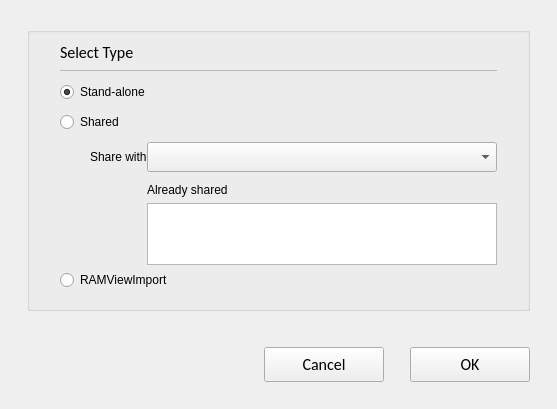
<?xml version="1.0" encoding="UTF-8"?>
<ui version="4.0">
 <class>C_SdNdeDpSelectorAddWidget</class>
 <widget class="QWidget" name="C_SdNdeDpSelectorAddWidget">
  <property name="geometry">
   <rect>
    <x>0</x>
    <y>0</y>
    <width>551</width>
    <height>409</height>
   </rect>
  </property>
  <property name="windowTitle">
   <string>C_SdNdeDpSelectorAddWidget</string>
  </property>
  <layout class="QVBoxLayout" name="verticalLayout" stretch="0,0,0,1">
   <property name="leftMargin">
    <number>27</number>
   </property>
   <property name="topMargin">
    <number>27</number>
   </property>
   <property name="rightMargin">
    <number>27</number>
   </property>
   <property name="bottomMargin">
    <number>0</number>
   </property>
   <item>
    <widget class="stw::opensyde_gui_elements::C_OgeGbx" name="pc_GroupBoxConfig">
     <property name="title">
      <string/>
     </property>
     <layout class="QHBoxLayout" name="horizontalLayout_4">
      <property name="sizeConstraint">
       <enum>QLayout::SetMinimumSize</enum>
      </property>
      <property name="leftMargin">
       <number>30</number>
      </property>
      <property name="rightMargin">
       <number>30</number>
      </property>
      <property name="bottomMargin">
       <number>13</number>
      </property>
      <item>
       <layout class="QVBoxLayout" name="verticalLayout_3">
        <property name="spacing">
         <number>0</number>
        </property>
        <item>
         <layout class="QHBoxLayout" name="horizontalLayout">
          <property name="spacing">
           <number>0</number>
          </property>
          <item>
           <widget class="stw::opensyde_gui_elements::C_OgeLabHeadingGroupBold" name="pc_LabelHeading">
            <property name="font">
             <font>
              <family>Calibri</family>
              <pointsize>12</pointsize>
             </font>
            </property>
            <property name="text">
             <string>Select Type</string>
            </property>
           </widget>
          </item>
          <item>
           <spacer name="horizontalSpacer">
            <property name="orientation">
             <enum>Qt::Horizontal</enum>
            </property>
            <property name="sizeType">
             <enum>QSizePolicy::Expanding</enum>
            </property>
            <property name="sizeHint" stdset="0">
             <size>
              <width>40</width>
              <height>20</height>
             </size>
            </property>
           </spacer>
          </item>
         </layout>
        </item>
        <item>
         <spacer name="verticalSpacer_2">
          <property name="orientation">
           <enum>Qt::Vertical</enum>
          </property>
          <property name="sizeType">
           <enum>QSizePolicy::Fixed</enum>
          </property>
          <property name="sizeHint" stdset="0">
           <size>
            <width>20</width>
            <height>6</height>
           </size>
          </property>
         </spacer>
        </item>
        <item>
         <layout class="QHBoxLayout" name="horizontalLayout_2" stretch="0">
          <property name="spacing">
           <number>0</number>
          </property>
          <property name="topMargin">
           <number>1</number>
          </property>
          <property name="bottomMargin">
           <number>0</number>
          </property>
          <item>
           <widget class="stw::opensyde_gui_elements::C_OgeFraSeparator" name="frame">
            <property name="minimumSize">
             <size>
              <width>0</width>
              <height>1</height>
             </size>
            </property>
            <property name="maximumSize">
             <size>
              <width>16777215</width>
              <height>1</height>
             </size>
            </property>
            <property name="frameShape">
             <enum>QFrame::StyledPanel</enum>
            </property>
            <property name="frameShadow">
             <enum>QFrame::Raised</enum>
            </property>
           </widget>
          </item>
         </layout>
        </item>
        <item>
         <spacer name="verticalSpacer">
          <property name="orientation">
           <enum>Qt::Vertical</enum>
          </property>
          <property name="sizeType">
           <enum>QSizePolicy::Fixed</enum>
          </property>
          <property name="sizeHint" stdset="0">
           <size>
            <width>20</width>
            <height>6</height>
           </size>
          </property>
         </spacer>
        </item>
        <item>
         <widget class="stw::opensyde_gui_elements::C_OgeRabProperties" name="pc_RadioButtonStandAlone">
          <property name="minimumSize">
           <size>
            <width>0</width>
            <height>30</height>
           </size>
          </property>
          <property name="maximumSize">
           <size>
            <width>16777215</width>
            <height>30</height>
           </size>
          </property>
          <property name="text">
           <string>Stand-alone</string>
          </property>
          <property name="checked">
           <bool>true</bool>
          </property>
          <attribute name="buttonGroup">
           <string notr="true">buttonGroup</string>
          </attribute>
         </widget>
        </item>
        <item>
         <widget class="stw::opensyde_gui_elements::C_OgeRabProperties" name="pc_RadioButtonShared">
          <property name="minimumSize">
           <size>
            <width>0</width>
            <height>30</height>
           </size>
          </property>
          <property name="maximumSize">
           <size>
            <width>16777215</width>
            <height>30</height>
           </size>
          </property>
          <property name="text">
           <string>Shared</string>
          </property>
          <attribute name="buttonGroup">
           <string notr="true">buttonGroup</string>
          </attribute>
         </widget>
        </item>
        <item>
         <layout class="QGridLayout" name="gridLayout" rowstretch="0,0,0,1" columnstretch="0,0,1">
          <property name="spacing">
           <number>0</number>
          </property>
          <item row="1" column="1">
           <widget class="stw::opensyde_gui_elements::C_OgeLabGroupItem" name="pc_LabelSharedDatapool">
            <property name="minimumSize">
             <size>
              <width>0</width>
              <height>40</height>
             </size>
            </property>
            <property name="maximumSize">
             <size>
              <width>16777215</width>
              <height>40</height>
             </size>
            </property>
            <property name="text">
             <string>Share with</string>
            </property>
           </widget>
          </item>
          <item row="3" column="2">
           <widget class="stw::opensyde_gui::C_SdNdeDpSelectorAddListWidget" name="pc_ListWidgetSharedDatapoolInfo">
            <property name="sizePolicy">
             <sizepolicy hsizetype="Fixed" vsizetype="Expanding">
              <horstretch>0</horstretch>
              <verstretch>0</verstretch>
             </sizepolicy>
            </property>
            <property name="minimumSize">
             <size>
              <width>350</width>
              <height>62</height>
             </size>
            </property>
            <property name="maximumSize">
             <size>
              <width>16777215</width>
              <height>62</height>
             </size>
            </property>
           </widget>
          </item>
          <item row="1" column="2">
           <widget class="stw::opensyde_gui_elements::C_OgeCbxText" name="pc_ComboBoxSharedDatapool">
            <property name="minimumSize">
             <size>
              <width>350</width>
              <height>30</height>
             </size>
            </property>
            <property name="maximumSize">
             <size>
              <width>16777215</width>
              <height>30</height>
             </size>
            </property>
            <property name="currentText">
             <string comment="asdf" extracomment="asdf"/>
            </property>
            <property name="maxVisibleItems">
             <number>7</number>
            </property>
           </widget>
          </item>
          <item row="2" column="2">
           <widget class="stw::opensyde_gui_elements::C_OgeLabGroupItem" name="pc_LabelSharedDatapoolInfo">
            <property name="text">
             <string>Already shared</string>
            </property>
           </widget>
          </item>
          <item row="1" column="0">
           <spacer name="horizontalSpacer_2">
            <property name="orientation">
             <enum>Qt::Horizontal</enum>
            </property>
            <property name="sizeType">
             <enum>QSizePolicy::Fixed</enum>
            </property>
            <property name="sizeHint" stdset="0">
             <size>
              <width>30</width>
              <height>20</height>
             </size>
            </property>
           </spacer>
          </item>
         </layout>
        </item>
        <item>
         <widget class="stw::opensyde_gui_elements::C_OgeRabProperties" name="pc_RadiButtonRamViewImport">
          <property name="minimumSize">
           <size>
            <width>0</width>
            <height>30</height>
           </size>
          </property>
          <property name="maximumSize">
           <size>
            <width>16777215</width>
            <height>30</height>
           </size>
          </property>
          <property name="text">
           <string>RAMViewImport</string>
          </property>
          <attribute name="buttonGroup">
           <string notr="true">buttonGroup</string>
          </attribute>
         </widget>
        </item>
       </layout>
      </item>
     </layout>
    </widget>
   </item>
   <item>
    <spacer name="pc_VerticalSpacerButtonsObove">
     <property name="orientation">
      <enum>Qt::Vertical</enum>
     </property>
     <property name="sizeType">
      <enum>QSizePolicy::Fixed</enum>
     </property>
     <property name="sizeHint" stdset="0">
      <size>
       <width>20</width>
       <height>30</height>
      </size>
     </property>
    </spacer>
   </item>
   <item>
    <layout class="QHBoxLayout" name="horizontalLayout_9">
     <item>
      <spacer name="horizontalSpacer_5">
       <property name="orientation">
        <enum>Qt::Horizontal</enum>
       </property>
       <property name="sizeHint" stdset="0">
        <size>
         <width>40</width>
         <height>20</height>
        </size>
       </property>
      </spacer>
     </item>
     <item>
      <widget class="stw::opensyde_gui_elements::C_OgePubCancel" name="pc_PushButtonCancel">
       <property name="minimumSize">
        <size>
         <width>120</width>
         <height>35</height>
        </size>
       </property>
       <property name="maximumSize">
        <size>
         <width>120</width>
         <height>35</height>
        </size>
       </property>
       <property name="font">
        <font>
         <family>Calibri</family>
         <pointsize>12</pointsize>
        </font>
       </property>
       <property name="text">
        <string>Cancel</string>
       </property>
      </widget>
     </item>
     <item>
      <spacer name="horizontalSpacer_6">
       <property name="orientation">
        <enum>Qt::Horizontal</enum>
       </property>
       <property name="sizeType">
        <enum>QSizePolicy::Fixed</enum>
       </property>
       <property name="sizeHint" stdset="0">
        <size>
         <width>20</width>
         <height>20</height>
        </size>
       </property>
      </spacer>
     </item>
     <item>
      <widget class="stw::opensyde_gui_elements::C_OgePubDialog" name="pc_PushButtonOk">
       <property name="minimumSize">
        <size>
         <width>120</width>
         <height>35</height>
        </size>
       </property>
       <property name="maximumSize">
        <size>
         <width>120</width>
         <height>35</height>
        </size>
       </property>
       <property name="font">
        <font>
         <family>Calibri</family>
         <pointsize>12</pointsize>
        </font>
       </property>
       <property name="text">
        <string>OK</string>
       </property>
      </widget>
     </item>
    </layout>
   </item>
   <item>
    <spacer name="verticalSpacer_7">
     <property name="orientation">
      <enum>Qt::Vertical</enum>
     </property>
     <property name="sizeType">
      <enum>QSizePolicy::Fixed</enum>
     </property>
     <property name="sizeHint" stdset="0">
      <size>
       <width>20</width>
       <height>27</height>
      </size>
     </property>
    </spacer>
   </item>
  </layout>
 </widget>
 <customwidgets>
  <customwidget>
   <class>stw::opensyde_gui_elements::C_OgeLabHeadingGroupBold</class>
   <extends>QLabel</extends>
   <header>C_OgeLabHeadingGroupBold.hpp</header>
  </customwidget>
  <customwidget>
   <class>stw::opensyde_gui_elements::C_OgeFraSeparator</class>
   <extends>QFrame</extends>
   <header>C_OgeFraSeparator.hpp</header>
   <container>1</container>
  </customwidget>
  <customwidget>
   <class>stw::opensyde_gui_elements::C_OgePubDialog</class>
   <extends>QPushButton</extends>
   <header>C_OgePubDialog.hpp</header>
  </customwidget>
  <customwidget>
   <class>stw::opensyde_gui_elements::C_OgeGbx</class>
   <extends>QGroupBox</extends>
   <header>C_OgeGbx.hpp</header>
   <container>1</container>
  </customwidget>
  <customwidget>
   <class>stw::opensyde_gui_elements::C_OgePubCancel</class>
   <extends>QPushButton</extends>
   <header>C_OgePubCancel.hpp</header>
  </customwidget>
  <customwidget>
   <class>stw::opensyde_gui_elements::C_OgeLabGroupItem</class>
   <extends>QLabel</extends>
   <header>C_OgeLabGroupItem.hpp</header>
  </customwidget>
  <customwidget>
   <class>stw::opensyde_gui_elements::C_OgeCbxText</class>
   <extends>QComboBox</extends>
   <header>C_OgeCbxText.hpp</header>
  </customwidget>
  <customwidget>
   <class>stw::opensyde_gui_elements::C_OgeRabProperties</class>
   <extends>QRadioButton</extends>
   <header>C_OgeRabProperties.hpp</header>
  </customwidget>
  <customwidget>
   <class>stw::opensyde_gui::C_SdNdeDpSelectorAddListWidget</class>
   <extends>QListWidget</extends>
   <header>C_SdNdeDpSelectorAddListWidget.hpp</header>
  </customwidget>
 </customwidgets>
 <resources/>
 <connections/>
 <buttongroups>
  <buttongroup name="buttonGroup"/>
 </buttongroups>
</ui>
